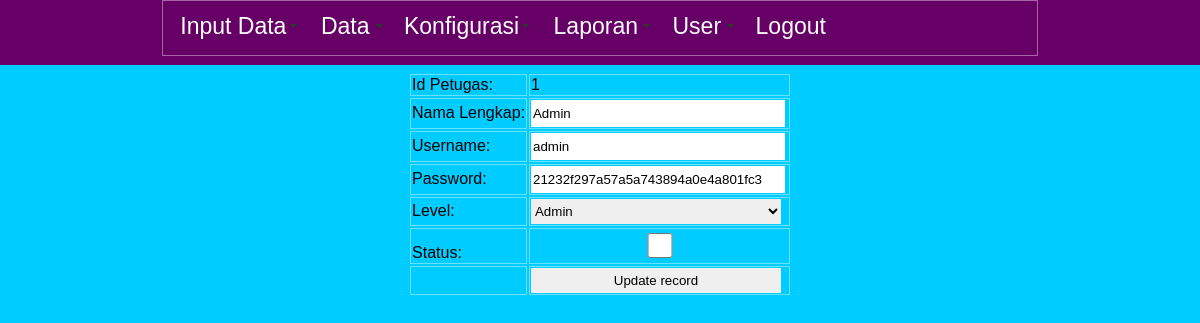
/panel/edit_user.php?id=1 (signed in), run on the app's committed database.
### tables this page shows
CREATE TABLE IF NOT EXISTS `ppdb_petugas` (
  `id_petugas` int(11) NOT NULL AUTO_INCREMENT,
  `nama_lengkap` varchar(255) NOT NULL,
  `username` varchar(100) NOT NULL,
  `password` varchar(100) NOT NULL,
  `level` int(2) NOT NULL,
  `status` int(2) NOT NULL DEFAULT '0',
  PRIMARY KEY (`id_petugas`)
);

### panel/edit_user.php (the view, shortened to what this page needs)
<?php require_once('../Connections/connect.php'); ?>
<?php include('auth.php'); ?>
<?php
if (!function_exists("GetSQLValueString")) {
function GetSQLValueString($theValue, $theType, $theDefinedValue = "", $theNotDefinedValue = "")
{
  $theValue = function_exists("mysql_real_escape_string") ? mysql_real_escape_string($theValue) : mysql_escape_string($theValue);
  switch ($theType) {
    case "long":
    case "int":
      $theValue = ($theValue != "") ? intval($theValue) : "NULL";
      break;
  }
  return $theValue;
}
}
$editFormAction = $_SERVER['PHP_SELF'];
if (isset($_SERVER['QUERY_STRING'])) {
  $editFormAction .= "?" . htmlentities($_SERVER['QUERY_STRING']);
}
$colname_petugas = "-1";
if (isset($_GET['id'])) {
  $colname_petugas = $_GET['id'];
}
$query_petugas = sprintf("SELECT * FROM ppdb_petugas WHERE id_petugas = %s", GetSQLValueString($colname_petugas, "int"));
$petugas = mysql_query($query_petugas, $connect) or die(mysql_error());
$row_petugas = mysql_fetch_assoc($petugas);
?>
<!DOCTYPE html PUBLIC "-//W3C//DTD XHTML 1.0 Transitional//EN" "http://www.w3.org/TR/xhtml1/DTD/xhtml1-transitional.dtd">
<html xmlns="http://www.w3.org/1999/xhtml">
<head>
<link href="../css/style.css" rel="stylesheet" type="text/css" />
</head>
<body>
<div id="nav">
    <table width="73%" border="0" cellspacing="0" cellpadding="0" align="center">
<tr>
    <td><?php include('../inc/header.php') ?></td>
  </tr>
</table>
</div>
<br />
<br />
<br />
<br />
<form action="<?php echo $editFormAction; ?>" method="post" name="form1" id="form1">
  <table align="center">
    <tr valign="baseline">
      <td nowrap="nowrap" align="left">Id Petugas:</td>
      <td><?php echo $row_petugas['id_petugas']; ?></td>
    </tr>
    <tr valign="baseline">
      <td nowrap="nowrap" align="left">Nama Lengkap:</td>
      <td><input type="text" name="nama_lengkap" value="<?php echo htmlentities($row_petugas['nama_lengkap'], ENT_COMPAT, 'utf-8'); ?>" size="32" /></td>
    </tr>
    <tr valign="baseline">
      <td nowrap="nowrap" align="left">Username:</td>
      <td><input type="text" name="username" value="<?php echo htmlentities($row_petugas['username'], ENT_COMPAT, 'utf-8'); ?>" size="32" /></td>
    </tr>
    <tr valign="baseline">
      <td nowrap="nowrap" align="left">Password:</td>
      <td><input type="text" name="password" value="<?php echo htmlentities($row_petugas['password'], ENT_COMPAT, 'utf-8'); ?>" size="32" /></td>
    </tr>
    <tr valign="baseline">
      <td nowrap="nowrap" align="left">Level:</td>
      <td><select name="level">
        <option value="2" <?php if (!(strcmp(2, htmlentities($row_petugas['level'], ENT_COMPAT, 'utf-8')))) {echo "SELECTED";} ?>>Admin</option>
      </select></td>
    </tr>
    <tr valign="baseline">
      <td nowrap="nowrap" align="left">Status:</td>
      <td><input type="checkbox" name="status" value=""  <?php if (!(strcmp(htmlentities($row_petugas['status'], ENT_COMPAT, 'utf-8'),0))) {echo "checked=\"checked\"";} ?> /></td>
    </tr>
    <tr valign="baseline">
      <td nowrap="nowrap" align="left">&nbsp;</td>
      <td><input type="submit" value="Update record" /></td>
    </tr>
  </table>
</form>
<p>&nbsp;</p>
</body>
</html>

### css/style.css (style rules this page uses)
body { font-family: Verdana, Geneva, sans-serif; margin:0; background: #0CF; }
#nav { width: 100%; position: fixed; top: 0px; height: 65px; font-size: 23px; margin-top: 0px; left:0; z-index:1; background-color:#606; display:block; }
table input, select { width:250px; border:none; height:25px; }
tr, td { border:solid 1px rgba(255,255,255,0.4); }

### data on the page
ppdb_petugas: id_petugas "1", nama_lengkap "Admin", username "admin", password "21232f297a57a5a743894a0e4a801fc3"
